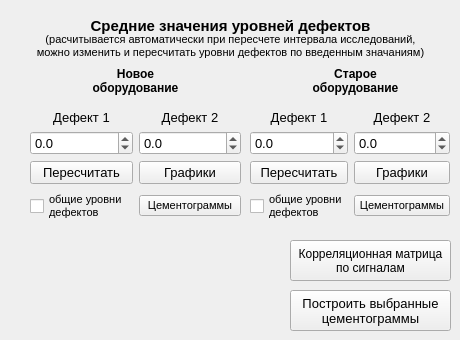
    <widget class="QWidget" name="tab">
     <attribute name="title">
      <string>Общие настройки</string>
     </attribute>
     <widget class="QLabel" name="label_60">
      <property name="geometry">
       <rect>
        <x>50</x>
        <y>60</y>
        <width>171</width>
        <height>41</height>
       </rect>
      </property>
      <property name="font">
       <font>
        <pointsize>9</pointsize>
        <weight>75</weight>
        <bold>true</bold>
       </font>
      </property>
      <property name="text">
       <string>Новое
оборудование</string>
      </property>
      <property name="alignment">
       <set>Qt::AlignCenter</set>
      </property>
     </widget>
     <widget class="QWidget" name="gridLayoutWidget_7">
      <property name="geometry">
       <rect>
        <x>30</x>
        <y>110</y>
        <width>211</width>
        <height>112</height>
       </rect>
      </property>
      <property name="font">
       <font>
        <pointsize>10</pointsize>
       </font>
      </property>
      <layout class="QGridLayout" name="gridLayout_7" columnminimumwidth="5,5">
       <item row="3" column="1">
        <widget class="QPushButton" name="pushButton_all_cement">
         <property name="sizePolicy">
          <sizepolicy hsizetype="Minimum" vsizetype="Fixed">
           <horstretch>0</horstretch>
           <verstretch>0</verstretch>
          </sizepolicy>
         </property>
         <property name="font">
          <font>
           <pointsize>8</pointsize>
          </font>
         </property>
         <property name="toolTip">
          <string>Построить все цементограммы нового оборудования</string>
         </property>
         <property name="layoutDirection">
          <enum>Qt::LeftToRight</enum>
         </property>
         <property name="text">
          <string>Цементограммы</string>
         </property>
        </widget>
       </item>
       <item row="1" column="0">
        <widget class="QDoubleSpinBox" name="doubleSpinBox_defect1_new">
         <property name="decimals">
          <number>1</number>
         </property>
         <property name="minimum">
          <double>-10000.000000000000000</double>
         </property>
         <property name="maximum">
          <double>10000.000000000000000</double>
         </property>
         <property name="singleStep">
          <double>0.100000000000000</double>
         </property>
        </widget>
       </item>
       <item row="0" column="0">
        <widget class="QLabel" name="label_63">
         <property name="font">
          <font>
           <pointsize>10</pointsize>
          </font>
         </property>
         <property name="text">
          <string>Дефект 1</string>
         </property>
         <property name="alignment">
          <set>Qt::AlignCenter</set>
         </property>
        </widget>
       </item>
       <item row="0" column="1">
        <widget class="QLabel" name="label_64">
         <property name="font">
          <font>
           <pointsize>10</pointsize>
          </font>
         </property>
         <property name="text">
          <string>Дефект 2</string>
         </property>
         <property name="alignment">
          <set>Qt::AlignCenter</set>
         </property>
        </widget>
       </item>
       <item row="3" column="0">
        <widget class="QCheckBox" name="checkBox_gen_def_new">
         <property name="font">
          <font>
           <pointsize>8</pointsize>
          </font>
         </property>
         <property name="text">
          <string>общие уровни
дефектов</string>
         </property>
        </widget>
       </item>
       <item row="1" column="1">
        <widget class="QDoubleSpinBox" name="doubleSpinBox_defect2_new">
         <property name="decimals">
          <number>1</number>
         </property>
         <property name="minimum">
          <double>-10000.000000000000000</double>
         </property>
         <property name="maximum">
          <double>10000.000000000000000</double>
         </property>
         <property name="singleStep">
          <double>0.100000000000000</double>
         </property>
        </widget>
       </item>
       <item row="2" column="1">
        <widget class="QPushButton" name="pushButton_all_graphics">
         <property name="font">
          <font>
           <pointsize>10</pointsize>
          </font>
         </property>
         <property name="toolTip">
          <string>Построить графики исходных
сигналов по новому оборудованию</string>
         </property>
         <property name="text">
          <string>Графики</string>
         </property>
        </widget>
       </item>
       <item row="2" column="0">
        <widget class="QPushButton" name="pushButton_recalc_qual_new">
         <property name="text">
          <string>Пересчитать</string>
         </property>
        </widget>
       </item>
      </layout>
     </widget>
     <widget class="QWidget" name="gridLayoutWidget_8">
      <property name="geometry">
       <rect>
        <x>250</x>
        <y>110</y>
        <width>200</width>
        <height>112</height>
       </rect>
      </property>
      <property name="font">
       <font>
        <pointsize>10</pointsize>
       </font>
      </property>
      <layout class="QGridLayout" name="gridLayout_8" columnminimumwidth="5,5">
       <item row="0" column="0">
        <widget class="QLabel" name="label_67">
         <property name="font">
          <font>
           <pointsize>10</pointsize>
          </font>
         </property>
         <property name="text">
          <string>Дефект 1</string>
         </property>
         <property name="alignment">
          <set>Qt::AlignCenter</set>
         </property>
        </widget>
       </item>
       <item row="0" column="1">
        <widget class="QLabel" name="label_68">
         <property name="font">
          <font>
           <pointsize>10</pointsize>
          </font>
         </property>
         <property name="text">
          <string>Дефект 2</string>
         </property>
         <property name="alignment">
          <set>Qt::AlignCenter</set>
         </property>
        </widget>
       </item>
       <item row="1" column="0">
        <widget class="QDoubleSpinBox" name="doubleSpinBox_defect1_old">
         <property name="decimals">
          <number>1</number>
         </property>
         <property name="minimum">
          <double>-10000.000000000000000</double>
         </property>
         <property name="maximum">
          <double>10000.000000000000000</double>
         </property>
         <property name="singleStep">
          <double>0.100000000000000</double>
         </property>
        </widget>
       </item>
       <item row="1" column="1">
        <widget class="QDoubleSpinBox" name="doubleSpinBox_defect2_old">
         <property name="decimals">
          <number>1</number>
         </property>
         <property name="minimum">
          <double>-10000.000000000000000</double>
         </property>
         <property name="maximum">
          <double>10000.000000000000000</double>
         </property>
         <property name="singleStep">
          <double>0.100000000000000</double>
         </property>
        </widget>
       </item>
       <item row="3" column="1">
        <widget class="QPushButton" name="pushButton_all_cement_old">
         <property name="font">
          <font>
           <pointsize>8</pointsize>
          </font>
         </property>
         <property name="toolTip">
          <string>Построить все цементограммы старого оборудования</string>
         </property>
         <property name="text">
          <string>Цементограммы</string>
         </property>
        </widget>
       </item>
       <item row="3" column="0">
        <widget class="QCheckBox" name="checkBox_gen_def_old">
         <property name="font">
          <font>
           <pointsize>8</pointsize>
          </font>
         </property>
         <property name="text">
          <string>общие уровни
дефектов</string>
         </property>
        </widget>
       </item>
       <item row="2" column="1">
        <widget class="QPushButton" name="pushButton_all_graphics_old">
         <property name="toolTip">
          <string>Построить графики исходных
сигналов по старому оборудованию</string>
         </property>
         <property name="text">
          <string>Графики</string>
         </property>
        </widget>
       </item>
       <item row="2" column="0">
        <widget class="QPushButton" name="pushButton_recalc_qual_old">
         <property name="text">
          <string>Пересчитать</string>
         </property>
        </widget>
       </item>
      </layout>
     </widget>
     <widget class="QLabel" name="label_69">
      <property name="geometry">
       <rect>
        <x>270</x>
        <y>60</y>
        <width>171</width>
        <height>41</height>
       </rect>
      </property>
      <property name="font">
       <font>
        <pointsize>9</pointsize>
        <weight>75</weight>
        <bold>true</bold>
       </font>
      </property>
      <property name="text">
       <string>Старое
оборудование</string>
      </property>
      <property name="alignment">
       <set>Qt::AlignCenter</set>
      </property>
     </widget>
     <widget class="QLabel" name="label_70">
      <property name="geometry">
       <rect>
        <x>20</x>
        <y>10</y>
        <width>421</width>
        <height>31</height>
       </rect>
      </property>
      <property name="font">
       <font>
        <pointsize>11</pointsize>
        <weight>75</weight>
        <bold>true</bold>
       </font>
      </property>
      <property name="text">
       <string>Средние значения уровней дефектов</string>
      </property>
      <property name="alignment">
       <set>Qt::AlignCenter</set>
      </property>
     </widget>
     <widget class="QLabel" name="label_71">
      <property name="geometry">
       <rect>
        <x>20</x>
        <y>30</y>
        <width>421</width>
        <height>31</height>
       </rect>
      </property>
      <property name="font">
       <font>
        <pointsize>8</pointsize>
        <weight>50</weight>
        <bold>false</bold>
       </font>
      </property>
      <property name="text">
       <string>(расчитывается автоматически при пересчете интервала исследований,
можно изменить и пересчитать уровни дефектов по введенным значаниям)</string>
      </property>
      <property name="alignment">
       <set>Qt::AlignCenter</set>
      </property>
     </widget>
     <widget class="QPushButton" name="pushButton_corr_matrix">
      <property name="geometry">
       <rect>
        <x>290</x>
        <y>240</y>
        <width>161</width>
        <height>41</height>
       </rect>
      </property>
      <property name="toolTip">
       <string>Расчет коэффициентов корреляции между выбранными сигналами
и построение корреляционной матрицы</string>
      </property>
      <property name="text">
       <string>Корреляционная матрица
по сигналам</string>
      </property>
     </widget>
     <widget class="QPushButton" name="pushButton_choice_cement">
      <property name="geometry">
       <rect>
        <x>290</x>
        <y>290</y>
        <width>161</width>
        <height>41</height>
       </rect>
      </property>
      <property name="font">
       <font>
        <pointsize>10</pointsize>
       </font>
      </property>
      <property name="toolTip">
       <string>Построить цементограмы выбранных сигналов</string>
      </property>
      <property name="text">
       <string>Построить выбранные
цементограммы</string>
      </property>
     </widget>
    </widget>
